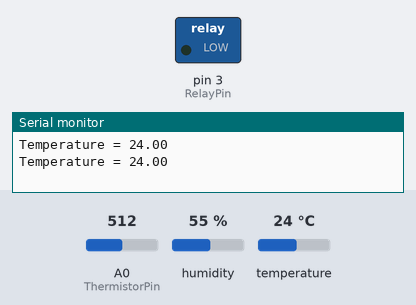
A sketch run on a simulated Arduino Uno, built with avr-gcc and run on an emulated ATmega328P. Parts: switched loads named in the sketch (green lamp = pin HIGH), the last lines printed to the serial monitor. The inputs (shaded band) are chosen by the test bench; at power-on: A0 (ThermistorPin) = 512, humidity 55 %, temperature 24 °C.

Above: at 2.3 s.
2.4 s: A0 (ThermistorPin) set to 555
At 4.2 s:
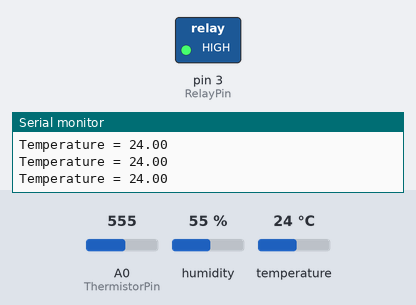
4.5 s: A0 (ThermistorPin) set to 511
At 5.0 s:
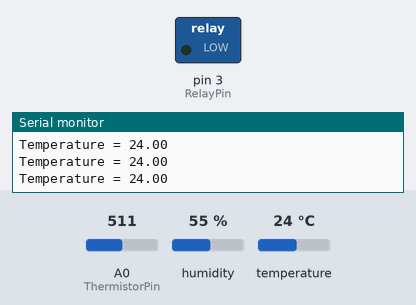
6.6 s: A0 (ThermistorPin) set to 716
At 9.1 s:
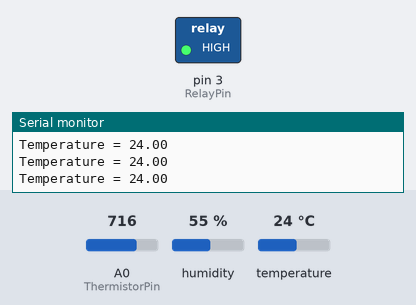
Timing chart, 0 to 10.6 s (numbered marks = the images above; inputs shaded):
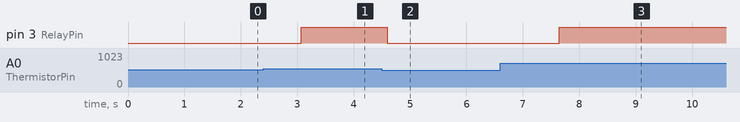

Measured:
- the behaviour switches between 539 and 540 on A0 (ThermistorPin) (found by bisection; images 0 and 1)
- after the input at 2.4 s, pin 3 (RelayPin): LOW → HIGH after 0.67 s
- after the input at 4.5 s, pin 3 (RelayPin): HIGH → LOW after 0.10 s
- after the input at 6.6 s, pin 3 (RelayPin): LOW → HIGH after 1.0 s

The sketch:

thermistor.ino
```cpp
#include <dht.h>

dht DHT;

#define DHT11_PIN 4


int ThermistorPin = 0;
int RelayPin = 3;
int Vo;
float R1 = 10000;
float logR2, R2, T, Tc, Tf;
float c1 = 1.009249522e-03, c2 = 2.378405444e-04, c3 = 2.019202697e-07;

void setup() {
Serial.begin(9600);
pinMode(RelayPin, OUTPUT);
}

void loop() {
  float chk = DHT.read11(DHT11_PIN);
  Serial.print("Temperature = ");
  Serial.println(DHT.temperature);

  Vo = analogRead(ThermistorPin);
  R2 = R1 * (1023.0 / (float)Vo - 1.0);
  logR2 = log(R2);
  T = (1.0 / (c1 + c2*logR2 + c3*logR2*logR2*logR2));
  Tc = T - 273.15;
  //Tf = (Tc * 9.0)/ 5.0 + 32.0;

  if (Tc>27.5)
  {
      digitalWrite(RelayPin, HIGH);
  }
  else
  {
    digitalWrite(RelayPin, LOW);
  }

  delay(1500);
}
```
